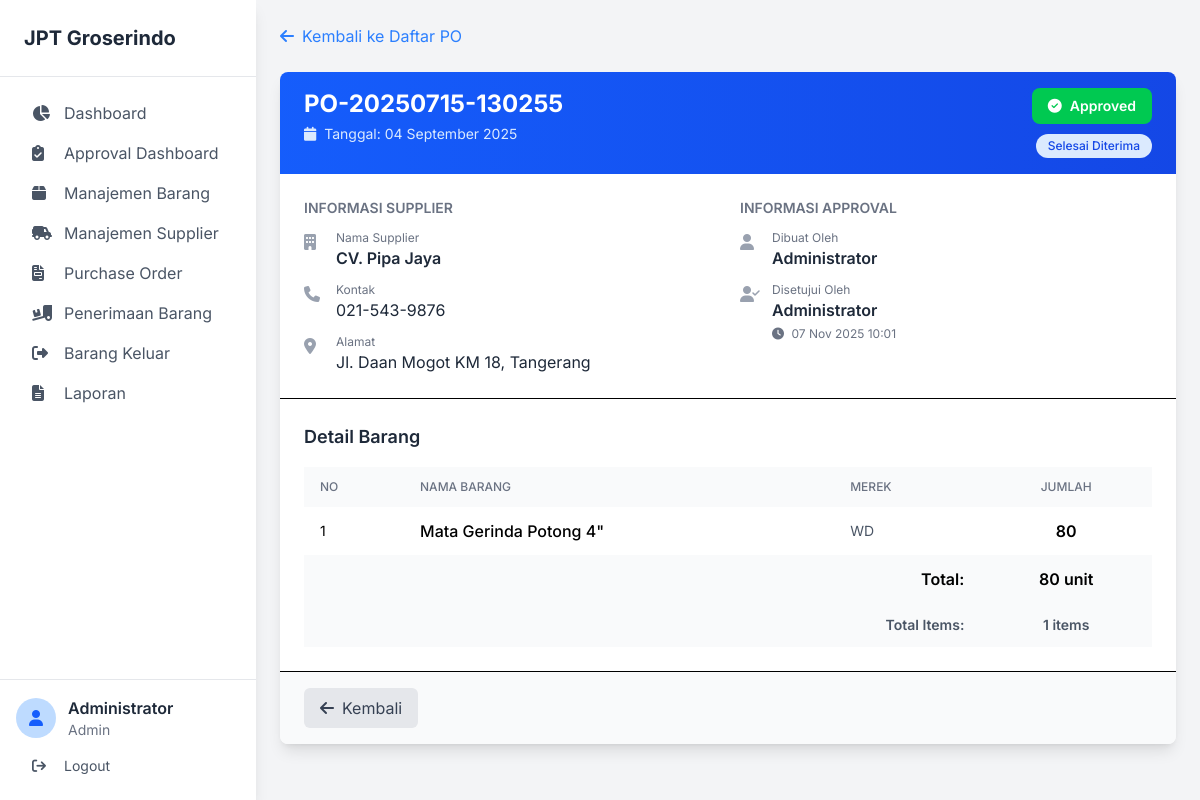
Page /index.php?page=po-detail&id=9 (signed in) on the earlier database version.
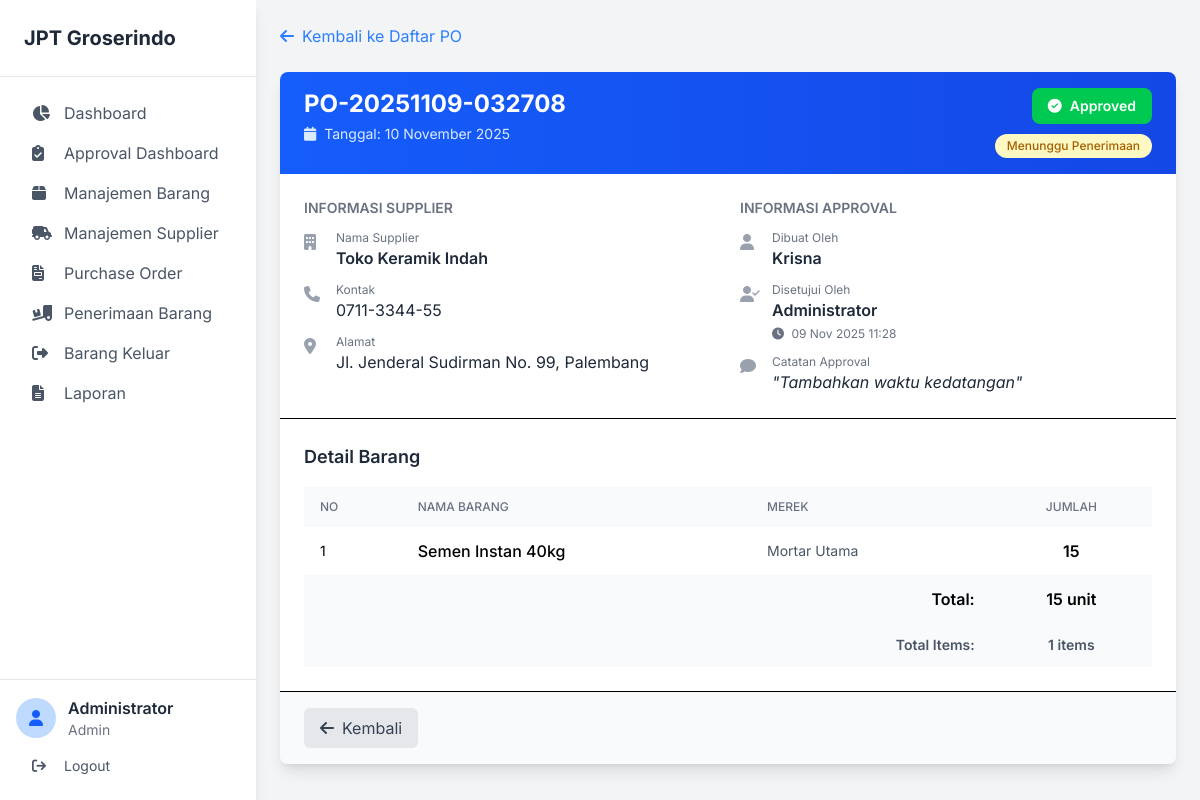
Same page on the later database version.
### tables this page shows
CREATE TABLE `purchase_orders` (
  `id_po` int(11) NOT NULL AUTO_INCREMENT,
  `kode_po` varchar(50) NOT NULL,
  `tanggal_po` date NOT NULL,
  `id_supplier` int(11) NOT NULL,
  `id_user` int(11) NOT NULL,
  `status` enum('Menunggu Penerimaan','Selesai Diterima','Dibatalkan') DEFAULT 'Menunggu Penerimaan',
  `status_approval` enum('Pending','Approved','Declined') DEFAULT 'Pending',
  `approved_by` int(11) DEFAULT NULL,
  `approved_at` datetime DEFAULT NULL,
  `approval_notes` text DEFAULT NULL,
  PRIMARY KEY (`id_po`),
  UNIQUE KEY `kode_po` (`kode_po`),
  KEY `id_supplier` (`id_supplier`),
  KEY `id_user` (`id_user`),
  KEY `approved_by` (`approved_by`),
  CONSTRAINT `purchase_orders_ibfk_1` FOREIGN KEY (`id_supplier`) REFERENCES `suppliers` (`id_supplier`),
  CONSTRAINT `purchase_orders_ibfk_2` FOREIGN KEY (`id_user`) REFERENCES `users` (`id_user`),
  CONSTRAINT `purchase_orders_ibfk_3` FOREIGN KEY (`approved_by`) REFERENCES `users` (`id_user`)
);

CREATE TABLE `suppliers` (
  `id_supplier` int(11) NOT NULL AUTO_INCREMENT,
  `nama_supplier` varchar(255) NOT NULL,
  `alamat` text DEFAULT NULL,
  `telepon` varchar(20) DEFAULT NULL,
  PRIMARY KEY (`id_supplier`)
);

CREATE TABLE `users` (
  `id_user` int(11) NOT NULL AUTO_INCREMENT,
  `nama_lengkap` varchar(255) NOT NULL,
  `username` varchar(100) NOT NULL,
  `password` varchar(255) NOT NULL,
  `role` enum('Admin','Staf Purchasing','Staf Penerimaan') NOT NULL,
  PRIMARY KEY (`id_user`),
  UNIQUE KEY `username` (`username`)
);

CREATE TABLE `po_details` (
  `id_po_detail` int(11) NOT NULL AUTO_INCREMENT,
  `id_po` int(11) NOT NULL,
  `id_barang` varchar(20) NOT NULL,
  `jumlah_pesan` int(11) NOT NULL,
  PRIMARY KEY (`id_po_detail`),
  KEY `id_po` (`id_po`),
  KEY `id_barang` (`id_barang`),
  CONSTRAINT `po_details_ibfk_1` FOREIGN KEY (`id_po`) REFERENCES `purchase_orders` (`id_po`) ON DELETE CASCADE ON UPDATE CASCADE,
  CONSTRAINT `po_details_ibfk_2` FOREIGN KEY (`id_barang`) REFERENCES `barang` (`id_barang`)
);

CREATE TABLE `barang` (
  `id_barang` varchar(20) NOT NULL,
  `nama_barang` varchar(255) NOT NULL,
  `merek` varchar(100) DEFAULT NULL,
  `stok` int(11) NOT NULL DEFAULT 0,
  `lokasi` varchar(100) DEFAULT NULL,
  PRIMARY KEY (`id_barang`)
);

### pages/po_detail.php (the view, shortened to what the changed rows need)
<?php
$id_po = (int)$_GET['id'];
$po = null;
$po_details = [];
try {
    $stmt_po = $pdo->prepare("
        SELECT po.*, s.nama_supplier, s.telepon, s.alamat,
               u_created.nama_lengkap as created_by_name,
               u_approved.nama_lengkap as approved_by_name
        FROM purchase_orders po
        JOIN suppliers s ON po.id_supplier = s.id_supplier
        LEFT JOIN users u_created ON po.id_user = u_created.id_user
        LEFT JOIN users u_approved ON po.approved_by = u_approved.id_user
        WHERE po.id_po = ?
    ");
    $stmt_po->execute([$id_po]);
    $po = $stmt_po->fetch(PDO::FETCH_ASSOC);
    $stmt_detail = $pdo->prepare("
        SELECT pod.*, b.nama_barang, b.merek
        FROM po_details pod
        JOIN barang b ON pod.id_barang = b.id_barang
        WHERE pod.id_po = ?
    ");
    $stmt_detail->execute([$id_po]);
    $po_details = $stmt_detail->fetchAll(PDO::FETCH_ASSOC);
    $total_items = count($po_details);
    $total_quantity = array_sum(array_column($po_details, 'jumlah_pesan'));
} catch (PDOException $e) {
    $error_message = 'Database error: ' . $e->getMessage();
}
?>
<div class="mb-6">
    <a href="index.php?page=purchase-order" class="text-blue-500 hover:text-blue-700 flex items-center gap-2 inline-flex">
        <i class="fa-solid fa-arrow-left"></i>
        <span>Kembali ke Daftar PO</span>
    </a>
</div>
<div class="bg-white rounded-lg shadow-lg overflow-hidden">
    <div class="bg-gradient-to-r from-blue-600 to-blue-700 px-6 py-4">
        <div class="flex justify-between items-start flex-wrap gap-4">
            <div>
                <h1 class="text-2xl font-bold text-white mb-1"><?php echo htmlspecialchars($po['kode_po']); ?></h1>
                <p class="text-blue-100 text-sm">
                    <i class="fa-solid fa-calendar mr-1"></i>
                    Tanggal: <?php echo date('d F Y', strtotime($po['tanggal_po'])); ?>
                </p>
            </div>
            <div class="text-right">
                <?php
                $approval_status = $po['status_approval'] ?? 'Pending';
                $badge_class = '';
                $icon = '';
                if ($approval_status === 'Approved') {
                    $badge_class = 'bg-green-500 text-white';
                    $icon = '<i class="fa-solid fa-check-circle mr-2"></i>';
                } elseif ($approval_status === 'Declined') {
                    $badge_class = 'bg-red-500 text-white';
                    $icon = '<i class="fa-solid fa-times-circle mr-2"></i>';
                } else {
                    $badge_class = 'bg-yellow-500 text-white';
                    $icon = '<i class="fa-solid fa-clock mr-2"></i>';
                }
                ?>
                <span class="inline-block px-4 py-2 rounded-lg font-semibold text-sm <?php echo $badge_class; ?>">
                    <?php echo $icon . htmlspecialchars($approval_status); ?>
                </span>
                <div class="mt-2">
                    <?php
                    $status = $po['status'];
                    $status_class = '';
                    if ($status === 'Selesai Diterima') {
                        $status_class = 'bg-blue-100 text-blue-700';
                    } elseif ($status === 'Dibatalkan') {
                        $status_class = 'bg-gray-100 text-gray-700';
                    } else {
                        $status_class = 'bg-yellow-100 text-yellow-700';
                    }
                    ?>
                    <span class="inline-block px-3 py-1 rounded-full text-xs font-medium <?php echo $status_class; ?>">
                        <?php echo htmlspecialchars($status); ?>
                    </span>
                </div>
            </div>
        </div>
    </div>
    <div class="grid grid-cols-1 md:grid-cols-2 gap-6 p-6 border-b">
        <div>
            <h3 class="text-sm font-semibold text-gray-500 uppercase mb-3">Informasi Supplier</h3>
            <div class="space-y-3">
                <div class="flex items-start">
                    <i class="fa-solid fa-building text-gray-400 mt-1 mr-3 w-5"></i>
                    <div>
                        <p class="text-xs text-gray-500">Nama Supplier</p>
                        <p class="font-semibold text-gray-800"><?php echo htmlspecialchars($po['nama_supplier']); ?></p>
                    </div>
                </div>
                <div class="flex items-start">
                    <i class="fa-solid fa-phone text-gray-400 mt-1 mr-3 w-5"></i>
                    <div>
                        <p class="text-xs text-gray-500">Kontak</p>
                        <p class="text-gray-800"><?php echo htmlspecialchars($po['telepon'] ?? '-'); ?></p>
                    </div>
                </div>
                <div class="flex items-start">
                    <i class="fa-solid fa-location-dot text-gray-400 mt-1 mr-3 w-5"></i>
                    <div>
                        <p class="text-xs text-gray-500">Alamat</p>
                        <p class="text-gray-800"><?php echo htmlspecialchars($po['alamat'] ?? '-'); ?></p>
                    </div>
                </div>
            </div>
        </div>
        <div>
            <h3 class="text-sm font-semibold text-gray-500 uppercase mb-3">Informasi Approval</h3>
            <div class="space-y-3">
                <div class="flex items-start">
                    <i class="fa-solid fa-user text-gray-400 mt-1 mr-3 w-5"></i>
                    <div>
                        <p class="text-xs text-gray-500">Dibuat Oleh</p>
                        <p class="font-semibold text-gray-800"><?php echo htmlspecialchars($po['created_by_name'] ?? 'Unknown'); ?></p>
                    </div>
                </div>
                <?php if (!empty($po['approved_by'])): ?>
                <div class="flex items-start">
                    <i class="fa-solid fa-user-check text-gray-400 mt-1 mr-3 w-5"></i>
                    <div>
                        <p class="text-xs text-gray-500">
                            <?php echo $approval_status === 'Approved' ? 'Disetujui Oleh' : 'Ditolak Oleh'; ?>
                        </p>
                        <p class="font-semibold text-gray-800"><?php echo htmlspecialchars($po['approved_by_name']); ?></p>
                        <?php if (!empty($po['approved_at'])): ?>
                        <p class="text-xs text-gray-500 mt-1">
                            <i class="fa-solid fa-clock mr-1"></i>
                            <?php echo date('d M Y H:i', strtotime($po['approved_at'])); ?>
                        </p>
                        <?php endif; ?>
                    </div>
                </div>
                <?php endif; ?>
                <?php if (!empty($po['approval_notes'])): ?>
                <div class="flex items-start">
                    <i class="fa-solid fa-comment text-gray-400 mt-1 mr-3 w-5"></i>
                    <div>
                        <p class="text-xs text-gray-500">Catatan Approval</p>
                        <p class="text-gray-800 italic">"<?php echo htmlspecialchars($po['approval_notes']); ?>"</p>
                    </div>
                </div>
                <?php endif; ?>
            </div>
        </div>
    </div>
    <div class="p-6">
        <h3 class="text-lg font-semibold text-gray-800 mb-4">Detail Barang</h3>
        <div class="overflow-x-auto">
            <table class="w-full table-auto">
                <thead class="bg-gray-50">
                    <tr>
                        <th class="px-4 py-3 text-left text-xs font-medium text-gray-500 uppercase">No</th>
                        <th class="px-4 py-3 text-left text-xs font-medium text-gray-500 uppercase">Nama Barang</th>
                        <th class="px-4 py-3 text-left text-xs font-medium text-gray-500 uppercase">Merek</th>
                        <th class="px-4 py-3 text-center text-xs font-medium text-gray-500 uppercase">Jumlah</th>
                    </tr>
                </thead>
                <tbody class="divide-y divide-gray-200">
                    <?php if (count($po_details) > 0): ?>
                        <?php foreach ($po_details as $index => $detail): ?>
                        <tr class="hover:bg-gray-50">
                            <td class="px-4 py-3 text-sm"><?php echo $index + 1; ?></td>
                            <td class="px-4 py-3 font-medium"><?php echo htmlspecialchars($detail['nama_barang']); ?></td>
                            <td class="px-4 py-3 text-sm text-gray-600"><?php echo htmlspecialchars($detail['merek'] ?? '-'); ?></td>
                            <td class="px-4 py-3 text-center font-semibold"><?php echo number_format($detail['jumlah_pesan'], 0, ',', '.'); ?></td>
                        </tr>
                        <?php endforeach; ?>
                    <?php endif; ?>
                </tbody>
                <?php if (count($po_details) > 0): ?>
                <tfoot class="bg-gray-50 font-semibold">
                    <tr>
                        <td colspan="3" class="px-4 py-3 text-right">Total:</td>
                        <td class="px-4 py-3 text-center"><?php echo number_format($total_quantity, 0, ',', '.'); ?> unit</td>
                    </tr>
                    <tr>
                        <td colspan="3" class="px-4 py-3 text-right text-sm text-gray-600">Total Items:</td>
                        <td class="px-4 py-3 text-center text-sm text-gray-600"><?php echo $total_items; ?> items</td>
                    </tr>
                </tfoot>
                <?php endif; ?>
            </table>
        </div>
    </div>
    <div class="bg-gray-50 px-6 py-4 flex justify-between items-center border-t flex-wrap gap-3">
        <a href="index.php?page=purchase-order"
           class="px-4 py-2 bg-gray-200 text-gray-700 rounded-md hover:bg-gray-300 transition-colors inline-flex items-center">
            <i class="fa-solid fa-arrow-left mr-2"></i>Kembali
        </a>
    </div>
</div>

### includes/sidebar.php (shortened to what the changed rows need)
<?php
$user_role = $_SESSION['role'];
$menu_items = [
    ['page' => 'dashboard', 'label' => 'Dashboard', 'icon' => 'fa-solid fa-chart-pie', 'roles' => ['Admin', 'Supervisor', 'Staf Purchasing', 'Staf Penerimaan', 'Supervisor']],
    ['page' => 'approval-dashboard', 'label' => 'Approval Dashboard', 'icon' => 'fa-solid fa-clipboard-check', 'roles' => ['Admin']],
    ['page' => 'barang', 'label' => 'Manajemen Barang', 'icon' => 'fa-solid fa-box', 'roles' => ['Admin', 'Staf Penerimaan', 'Staf Purchasing', 'Supervisor']],
    ['page' => 'supplier', 'label' => 'Manajemen Supplier', 'icon' => 'fa-solid fa-truck-field', 'roles' => ['Admin', 'Staf Purchasing', 'Supervisor']],
    ['page' => 'purchase-order', 'label' => 'Purchase Order', 'icon' => 'fa-solid fa-file-invoice', 'roles' => ['Admin', 'Staf Purchasing', 'Supervisor']],
    ['page' => 'delivery-order', 'label' => 'Penerimaan Barang', 'icon' => 'fa-solid fa-truck-ramp-box', 'roles' => ['Admin', 'Staf Penerimaan', 'Supervisor']],
    ['page' => 'barang-keluar', 'label' => 'Barang Keluar', 'icon' => 'fa-solid fa-right-from-bracket', 'roles' => ['Admin', 'Staf Penerimaan', 'Supervisor']],
    ['page' => 'laporan', 'label' => 'Laporan', 'icon' => 'fa-solid fa-file-alt', 'roles' => ['Admin', 'Supervisor']],
    ['page' => 'pengguna', 'label' => 'Manajemen Pengguna', 'icon' => 'fa-solid fa-users', 'roles' => ['Supervisor']],
];
$active_page = isset($_GET['page']) ? $_GET['page'] : 'dashboard';
?>
<aside id="sidebar" class="fixed inset-y-0 left-0 bg-white shadow-lg w-64 transform -translate-x-full lg:relative lg:translate-x-0 transition-transform duration-300 ease-in-out z-40 flex flex-col">
    <div class="p-6 border-b border-gray-200">
        <h2 class="text-xl font-bold text-gray-800">JPT Groserindo</h2>
    </div>
    <nav class="p-4 flex-1">
        <?php foreach ($menu_items as $item): ?>
            <?php if (in_array($user_role, $item['roles'])): ?>
                <?php
                $is_active = ($active_page == $item['page']);
                $active_class = $is_active ? 'bg-blue-50 text-blue-600 font-semibold' : '';
                ?>
                <a href="index.php?page=<?php echo $item['page']; ?>" class="flex items-center gap-3 px-4 py-2 text-gray-600 hover:bg-blue-50 hover:text-blue-600 rounded-md transition-colors <?php echo $active_class; ?>">
                    <i class="<?php echo $item['icon']; ?> w-5"></i>
                    <span><?php echo $item['label']; ?></span>
                </a>
            <?php endif; ?>
        <?php endforeach; ?>
    </nav>
</aside>

Differences in the rows shown:
removed po_details: id_barang.nama_barang "Mata Gerinda Potong 4\"", id_barang.merek "WD", jumlah_pesan "80"
changed purchase_orders "Approved": kode_po "PO-20250715-130255" → "PO-20251109-032708"; tanggal_po "04 September 2025" → "10 November 2025"; status "Selesai Diterima" → "Menunggu Penerimaan"; id_supplier.nama_supplier "CV. Pipa Jaya" → "Toko Keramik Indah"; id_supplier.telepon "021-543-9876" → "0711-3344-55"; id_supplier.alamat "Jl. Daan Mogot KM 18, Tangerang" → "Jl. Jenderal Sudirman No. 99, Palembang"; id_user.nama_lengkap "Administrator" → "Krisna"; approved_at "07 Nov 2025 10:01" → "09 Nov 2025 11:28"; approval_notes (not shown) → "Tambahkan waktu kedatangan"
now on this page (row edited): po_details: id_barang.nama_barang "Semen Instan 40kg", id_barang.merek "Mortar Utama", jumlah_pesan "15"
Other differences:
$total_quantity: "80" → "15"
text now shown: "Catatan Approval \" \""
